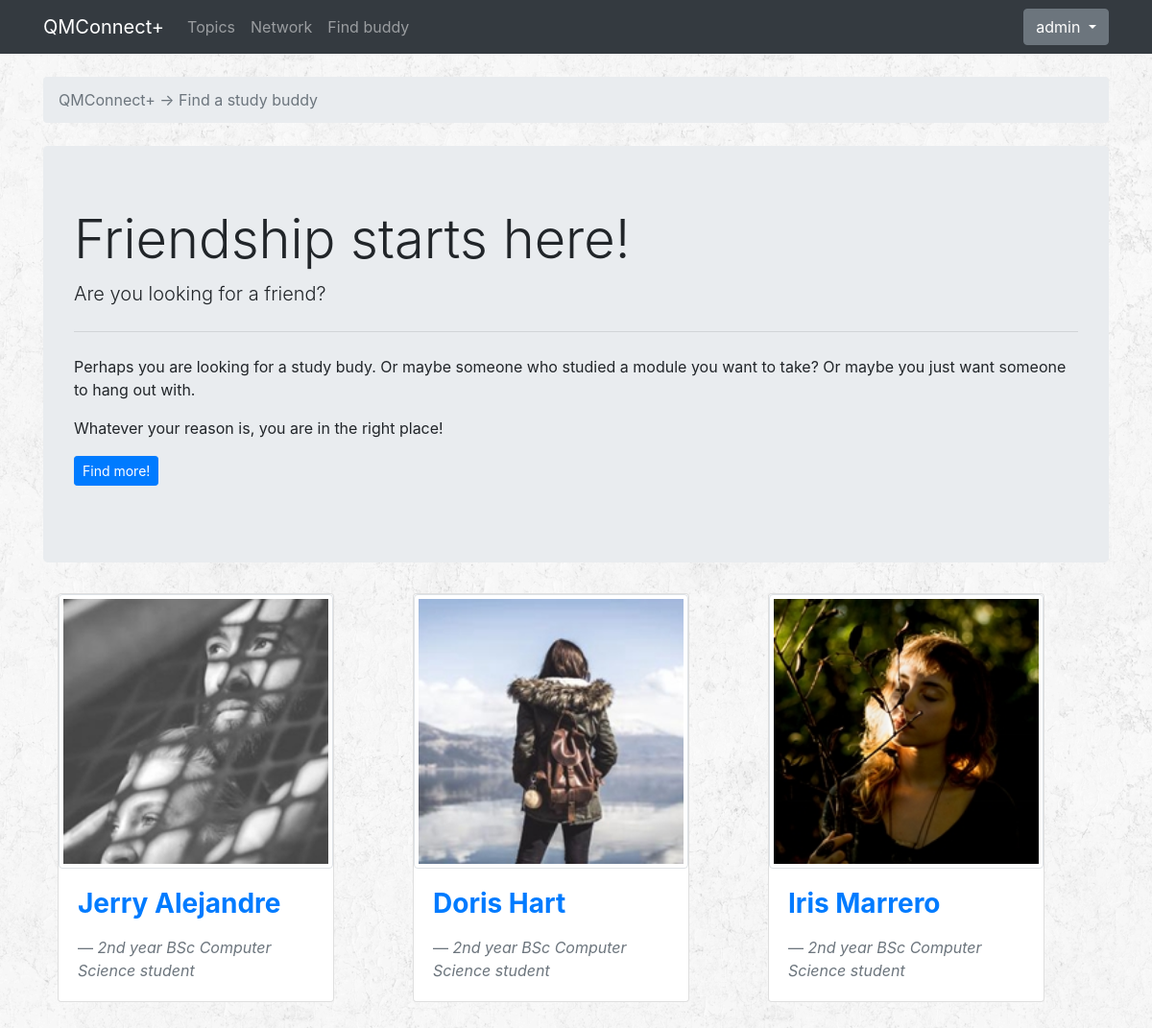
Page /buddy/ (signed in) on the committed database.
### accounts/models.py (models this page shows, shortened)
class Profile(models.Model):
    YEAR = (
        ('1', '1st year'),
        ('2', '2nd year'),
        ('3', '3rd year'),
    )
    SUBJECT = (
        ('BCS', 'BSc Computer Science'),
        ('BCSM', 'BSc Computer Science and Mathematics'),
        ('BCSIE', 'BSc Computer Science with Industrial Experience'),
        ('BCSWM', 'BSc Computer Science with Management (ITMB)'),
    )
    user = models.OneToOneField(User, on_delete=models.CASCADE)
    dob = models.DateField(auto_now=False, auto_now_add=False)
    image = models.ImageField(upload_to='profile_images', default='')
    universityYear = models.CharField(choices=YEAR, max_length=1, default='')
    subject = models.CharField(choices=SUBJECT, max_length=5, default='')
    module = models.ManyToManyField(Module)
    interest = models.ManyToManyField(Interest)
    message = models.ManyToManyField('self', blank=True, symmetrical=False, through="Message")

### accounts/views.py (the view)
# urls.py: path('buddy/', accounts_views.studybuddy, name='studybuddy'),
@login_required
def studybuddy(request):
    users = User.objects.all().exclude(username='admin')
    currentUser = Profile.objects.get(user=request.user)
    '''
    retrieve all the users that have common interests and modules with currentUser
    '''
    common_interests = Profile.objects.filter(interest__in=currentUser.interest.all()).exclude(id=currentUser.id)
    common_modules = Profile.objects.filter(module__in=currentUser.module.all()).exclude(id=currentUser.id)
    common_interests_counter = Counter(common_interests)
    common_modules_counter = Counter(common_modules)
    related_users_counter = (common_modules_counter + common_interests_counter)
    related_users_counter = related_users_counter.most_common(10)
    related_users = [user for user,count in related_users_counter]
    return render(request, 'buddy.html', {'related_users': related_users})

### templates/buddy.html (shortened to what this page needs)
{% extends 'base.html' %}
{% block breadcrumb %}
<li class="breadcrumb-item active">QMConnect+ -> Find a study buddy</li>
{% endblock %}
{% block content %}
<div class="jumbotron">
  <h1 class="display-4">Friendship starts here!</h1>
  <p class="lead">Are you looking for a friend? </p>
  <hr class="my-4">
  <p>Perhaps you are looking for a study budy. Or maybe someone who studied a module you want to take? Or maybe you just want someone to hang out with.</p>
  <p>Whatever your reason is, you are in the right place!</p>
  <p class="lead">
    <a class="btn btn-primary btn-sm" href="#" role="button" data-toggle="modal" data-target="#information">Find more!</a>
  </p>
</div>
<div class="container">
  <div class="row bottom-padding">
    {% for user in related_users %}
        {% if user.universityYear == request.user.profile.universityYear %}
          <div class="col-md-4 bottom-padding">
            <div class="card" style="width: 18rem;">
              <img src="/profile_images/{{user.image}}" class="img-thumbnail" alt="...">
              <div class="card-body">
                <h3 class="card-title"><strong><a href="{% url 'qa:profile' user.user.pk %}">{{user.user.get_full_name}}</a></strong></h3>
                <blockquote class="blockquote mb-0">
                  <footer class="blockquote-footer"><cite>{{user.get_universityYear_display}} {{user.get_subject_display}} student</cite></footer>
                </blockquote>
              </div>
          </div>
          </div>
        {% endif %}
    {% endfor %}
  </div>
</div>
{% endblock content %}

### templates/base.html (shortened to what this page needs)
{% load static %}
<!DOCTYPE html>
<html>
<head>
  <link rel="stylesheet" href="{% static 'css/bootstrap.min.css' %}">
  <link rel="stylesheet" href="{% static 'css/style.css' %}">
</head>
<body>
  {% block body %}
  <nav class="navbar navbar-expand-lg navbar-dark bg-dark">
    <div class="container">
      <a class="navbar-brand" href="{% url 'qa:latest' %}">QMConnect+</a>
      <div class="collapse navbar-collapse" id="mainMenu">
        <ul class="navbar-nav mr-auto">
          <li class="nav-item">
            <a class="nav-link" href="{% url 'qa:home' %}">Topics</a>
          </li>
          <li class="nav-item">
            <a class="nav-link" href="{% url 'qa:network' %}">Network</a>
          </li>
          {% if user.is_authenticated %}
            <li class="nav-item">
              <a class="nav-link" href="{% url 'qa:studybuddy' %}">Find buddy</a>
            </li>
          {% endif %}
        </ul>
        {% if user.is_authenticated %}
        <ul class="navbar-nav ml-auto">
          <li class="nav-item dropdown">
            <a class="btn btn-secondary dropdown-toggle" href="#" id="userMenu" data-toggle="dropdown" aria-haspopup="true" aria-expanded="false"> {{ request.user }} </a>
          </li>
        </ul>
        {% else %}
        <form class="form-inline ml-auto">
          <a href="{% url 'login' %}" class="btn btn-outline-secondary">Log in</a>
          <a href="{% url 'register' %}" class="btn btn-primary ml-2">Register</a>
        </form>
        {% endif %}
      </div>
    </div>
  </nav>
  <div class="container">
    <ol class="breadcrumb my-4">
      {% block breadcrumb %}
      {% endblock %}
    </ol>
    {% block content %}
    {% endblock %}
  </div>
  {% endblock body %}
</body>
</html>

### static/css/style.css (style rules this page uses)
body { background-image: url(../images/rockywall.png); }
.bottom-padding { padding-bottom: 50px; }

### rows in the picture
Profile: image (picture), user.get_full_name "Jerry Alejandre", universityYear "2nd year", subject "BSc Computer Science"
Profile: image (picture), user.get_full_name "Doris Hart", universityYear "2nd year", subject "BSc Computer Science"
Profile: image (picture), user.get_full_name "Iris Marrero", universityYear "2nd year", subject "BSc Computer Science"

### other values in the picture
{{ request.user }} "admin"
